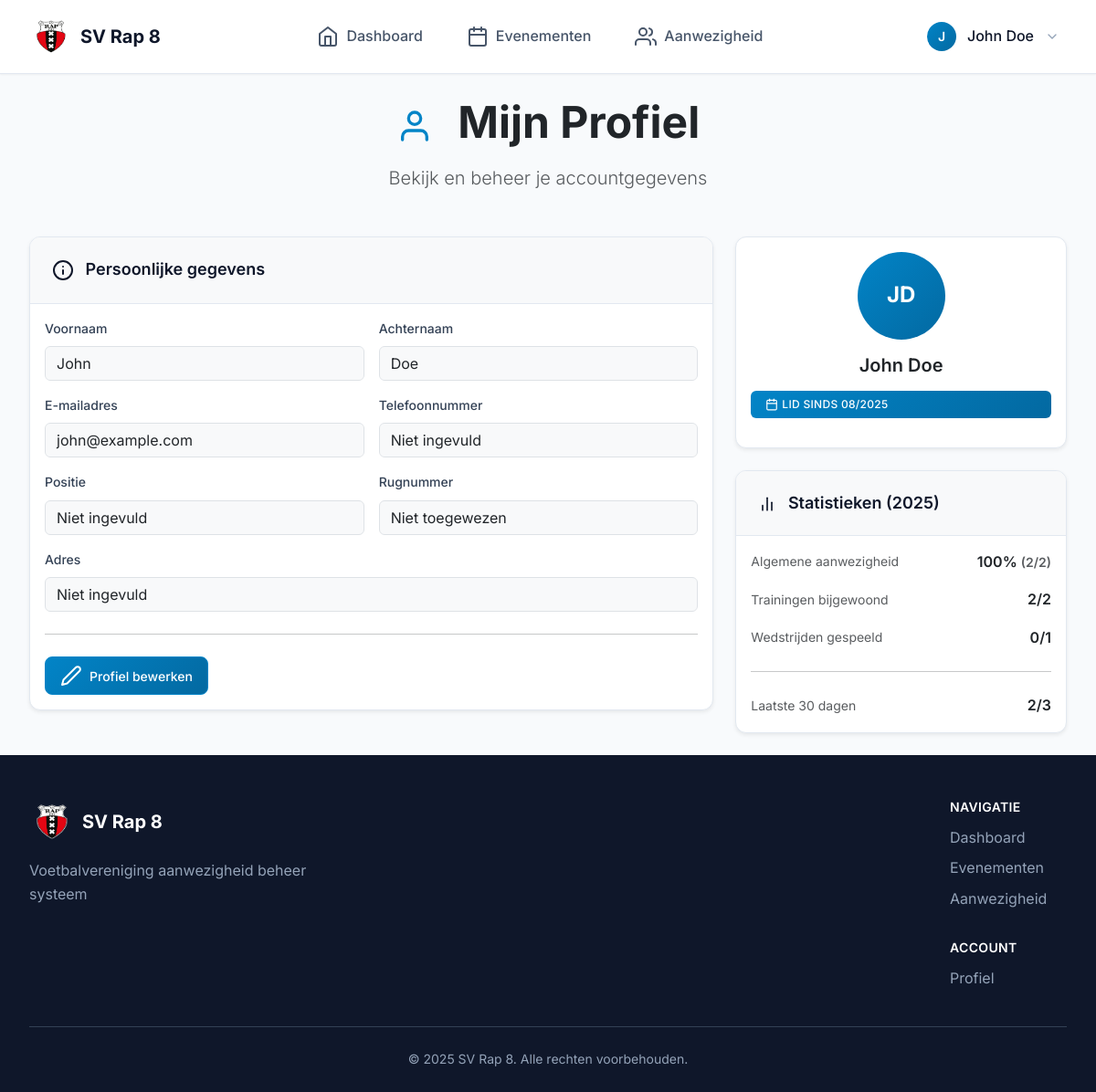
The page /users/profile/ (signed in) on the database its author committed.
### users/models.py (models this page shows, shortened)
class Player(AbstractUser):
    geboortedatum = models.DateField(
        null=True, blank=True, verbose_name="Geboortedatum"
    )
    telefoonnummer = models.CharField(
        max_length=20, blank=True, verbose_name="Telefoonnummer"
    )
    positie = models.CharField(max_length=50, blank=True, verbose_name="Positie")
    rugnummer = models.PositiveIntegerField(
        null=True, blank=True, verbose_name="Rugnummer"
    )
    straat = models.CharField(max_length=100, blank=True, verbose_name="Straat")
    huisnummer = models.CharField(max_length=10, blank=True, verbose_name="Huisnummer")
    toevoeging = models.CharField(max_length=10, blank=True, verbose_name="Toevoeging")
    postcode = models.CharField(max_length=10, blank=True, verbose_name="Postcode")
    plaats = models.CharField(max_length=50, blank=True, verbose_name="Plaats")
    adres = models.CharField(
        max_length=255, blank=True, verbose_name="Adres"
    )  # Keep for backward compatibility
    foto = models.ImageField(
        upload_to="profile_pics/",
        null=True,
        blank=True,
        verbose_name="Profielfoto",
    )
    @property
    def full_address(self):
        parts = []
        if self.postcode and self.plaats:
            parts.append(f"{self.postcode} {self.plaats}")
        elif self.plaats:
            parts.append(self.plaats)
        return ", ".join(parts) if parts else ""

### users/views.py (the view)
# urls.py: path("profile/", views.profile, name="profile"),
@login_required
def profile(request: HttpRequest):
    now = timezone.now()
    current_year = now.year
    if now.month >= 8:  # August or later
        season_start = timezone.make_aware(datetime(current_year, 8, 1))
        season_end = timezone.make_aware(datetime(current_year + 1, 7, 31, 23, 59, 59))
    else:  # Before August
        season_start = timezone.make_aware(datetime(current_year - 1, 8, 1))
        season_end = timezone.make_aware(datetime(current_year, 7, 31, 23, 59, 59))
    season_events = Event.objects.filter(date__gte=season_start, date__lte=season_end)
    user_attendance = Attendance.objects.filter(
        user=request.user, event__in=season_events
    )
    attended_events = user_attendance.filter(present=True).count()
    responded_events = user_attendance.count()
    if responded_events > 0:
        attendance_rate = round((attended_events / responded_events) * 100)
    else:
        attendance_rate = 0
    training_events = season_events.filter(event_type="training")
    training_attended = user_attendance.filter(
        event__event_type="training", present=True
    ).count()
    training_total = training_events.count()
    match_events = season_events.filter(event_type="wedstrijd")
    match_attended = user_attendance.filter(
        event__event_type="wedstrijd", present=True
    ).count()
    match_total = match_events.count()
    thirty_days_ago = now - timedelta(days=30)
    recent_events = season_events.filter(date__gte=thirty_days_ago)
    recent_attendance = user_attendance.filter(event__in=recent_events)
    recent_attended = recent_attendance.filter(present=True).count()
    recent_total = recent_events.count()
    context = {
        "user": request.user,
        "stats": {
            "season_start": season_start.year,
            "season_attendance_rate": attendance_rate,
            "season_present": attended_events,
            "season_total": responded_events,
            "training_present": training_attended,
            "training_total": training_total,
            "match_present": match_attended,
            "match_total": match_total,
            "recent_present": recent_attended,
            "recent_total": recent_total,
        },
    }
    return render(request, "users/profile.html", context)

### users/templates/users/profile.html (shortened to what this page needs)
{% extends 'base.html' %}
{% block content %}
<div class="text-center mb-5">
    <h1 class="display-5 fw-bold text-dark mb-3">
        <i data-feather="user" style="width: 2.5rem; height: 2.5rem; margin-right: 1rem; color: var(--primary-600);"></i>
        Mijn Profiel
    </h1>
    <p class="lead text-muted">
        Bekijk en beheer je accountgegevens
    </p>
</div>
<div class="row g-4">
    <div class="col-lg-8">
        <div class="card shadow-sm">
            <div class="card-header bg-light">
                <h2 class="card-title h5 mb-0">
                    <i data-feather="info" style="width: 1.5rem; height: 1.5rem; margin-right: 0.5rem;"></i>
                    Persoonlijke gegevens
                </h2>
            </div>
            <div class="card-body">
                <div class="row g-3">
                    <div class="col-md-6">
                        <label class="form-label fw-medium">Voornaam</label>
                        <div class="form-control bg-light">
                            {{ user.first_name|default:"Niet ingevuld" }}
                        </div>
                    </div>
                    <div class="col-md-6">
                        <label class="form-label fw-medium">Achternaam</label>
                        <div class="form-control bg-light">
                            {{ user.last_name|default:"Niet ingevuld" }}
                        </div>
                    </div>
                    <div class="col-md-6">
                        <label class="form-label fw-medium">E-mailadres</label>
                        <div class="form-control bg-light">
                            {{ user.email|default:"Niet ingevuld" }}
                        </div>
                    </div>
                    <div class="col-md-6">
                        <label class="form-label fw-medium">Telefoonnummer</label>
                        <div class="form-control bg-light">
                            {{ user.telefoonnummer|default:"Niet ingevuld" }}
                        </div>
                    </div>
                    <div class="col-md-6">
                        <label class="form-label fw-medium">Positie</label>
                        <div class="form-control bg-light">
                            {{ user.positie|default:"Niet ingevuld" }}
                        </div>
                    </div>
                    <div class="col-md-6">
                        <label class="form-label fw-medium">Rugnummer</label>
                        <div class="form-control bg-light">
                            {{ user.rugnummer|default:"Niet toegewezen" }}
                        </div>
                    </div>
                    <div class="col-12">
                        <label class="form-label fw-medium">Adres</label>
                        <div class="form-control bg-light">
                            {% if user.full_address %}
                                {{ user.full_address }}
                            {% elif user.adres %}
                                {{ user.adres }}
                            {% else %}
                                Niet ingevuld
                            {% endif %}
                        </div>
                    </div>
                </div>
                <hr class="my-4">
                <div class="d-flex gap-2 flex-wrap">
                    <a href="{% url 'users:edit_profile' %}" class="btn btn-primary">
                        <i data-feather="edit-2"></i>
                        Profiel bewerken
                    </a>
                </div>
            </div>
        </div>
    </div>
    <div class="col-lg-4">
        <div class="card shadow-sm mb-4">
            <div class="card-body text-center">
                <div class="mb-3">
                    {% if user.foto %}
                        <img src="{{ user.foto.url }}"
                             alt="{{ user.get_full_name }}"
                             class="rounded-circle border border-primary border-3"
                             style="width: 96px; height: 96px; object-fit: cover;">
                    {% else %}
                        <div class="rounded-circle text-white d-flex align-items-center justify-content-center fw-bold fs-4 mx-auto"
                             style="width: 96px; height: 96px; background: var(--gradient-primary);">
                            {{ user.first_name|first|upper|default:user.username|first|upper }}{{ user.last_name|first|upper }}
                        </div>
                    {% endif %}
                </div>
                <h3 class="h5 fw-semibold text-dark mb-3">
                    {{ user.get_full_name|default:user.username }}
                </h3>
                <div class="d-flex flex-column gap-2 mb-3">
                    <span class="badge" style="background: var(--gradient-primary); color: #fff; padding: .5rem 1rem">
                        <i data-feather="calendar" style="width: 0.875rem; height: 0.875rem;"></i>
                        Lid sinds {{ user.date_joined|date:"m/Y" }}
                    </span>
                </div>
            </div>
        </div>
        <div class="card shadow-sm">
            <div class="card-header bg-light">
                <h3 class="card-title h6 mb-0">
                    <i data-feather="bar-chart-2" style="width: 1.25rem; height: 1.25rem; margin-right: 0.5rem;"></i>
                    Statistieken ({{ stats.season_start }})
                </h3>
            </div>
            <div class="card-body">
                {% if stats.season_total > 0 %}
                <div class="d-flex flex-column gap-3">
                    <div class="d-flex justify-content-between align-items-center">
                        <span class="small text-muted">Algemene aanwezigheid</span>
                        <span class="fw-semibold">
                            {{ stats.season_attendance_rate }}%
                            <small class="text-muted">({{ stats.season_present }}/{{ stats.season_total }})</small>
                        </span>
                    </div>
                    {% if stats.training_total > 0 %}
                    <div class="d-flex justify-content-between align-items-center">
                        <span class="small text-muted">Trainingen bijgewoond</span>
                        <span class="fw-semibold">{{ stats.training_present }}/{{ stats.training_total }}</span>
                    </div>
                    {% endif %}
                    {% if stats.match_total > 0 %}
                    <div class="d-flex justify-content-between align-items-center">
                        <span class="small text-muted">Wedstrijden gespeeld</span>
                        <span class="fw-semibold">{{ stats.match_present }}/{{ stats.match_total }}</span>
                    </div>
                    {% endif %}
                    {% if stats.recent_total > 0 %}
                    <hr class="my-2">
                    <div class="d-flex justify-content-between align-items-center">
                        <span class="small text-muted">Laatste 30 dagen</span>
                        <span class="fw-semibold">{{ stats.recent_present }}/{{ stats.recent_total }}</span>
                    </div>
                    {% endif %}
                </div>
                {% endif %}
            </div>
        </div>
    </div>
</div>
{% endblock %}

### templates/base.html (shortened to what this page needs)
<!DOCTYPE html>
<html lang="nl">
  <head>
    {% load static %}
    <link href="https://cdn.jsdelivr.net/npm/bootstrap@5.3.0/dist/css/bootstrap.min.css" rel="stylesheet" />
    <link rel="stylesheet" href="https://cdnjs.cloudflare.com/ajax/libs/feather-icons/4.28.0/feather.min.css" />
    <link rel="stylesheet" href="{% static 'css/style.css' %}" />
  </head>
  <body class="d-flex flex-column min-vh-100">
    <nav class="navbar">
      <div class="nav-container">
        <div class="nav-brand">
          <a href="/" class="nav-logo">
            <img src="{% static 'media/sv-rap.png' %}" alt="SV Rap Logo" class="logo-image" />
            <span class="brand-text">SV Rap 8</span>
          </a>
        </div>
        {% if user.is_authenticated %}
          <div class="nav-menu">
            <a href="/" class="nav-link">
              <i data-feather="home"></i>
              <span>Dashboard</span>
            </a>
            <a href="{% url 'events:list' %}" class="nav-link">
              <i data-feather="calendar"></i>
              <span>Evenementen</span>
            </a>
            <a href="{% url 'attendance:dashboard' %}" class="nav-link">
              <i data-feather="users"></i>
              <span>Aanwezigheid</span>
            </a>
          </div>
          <div class="nav-user">
            <div class="user-menu">
              <button class="user-button" onclick="toggleUserMenu()" aria-label="Gebruikersmenu">
                <div class="user-avatar{% if not user.foto %} default{% endif %}">
                  {% if user.foto %}
                    <img src="{{ user.foto.url }}" alt="{{ user.get_full_name }}" />
                  {% else %}
                    <div class="avatar-fallback">
                      {% if user.firstname %}
                      {{ user.first_name|first|upper }}{{ user.last_name|first|upper }}
                      {% else %}
                      {{ user.username|first|upper }}
                      {% endif %}
                    </div>
                  {% endif %}
                </div>
                <span class="user-name">{{ user.get_full_name|default:user.username }}</span>
                <i data-feather="chevron-down" class="user-chevron"></i>
              </button>
            </div>
          </div>
        {% else %}
          <div class="nav-auth">
            <a href="{% url 'users:login' %}" class="btn btn-ghost">Inloggen</a>
            <a href="{% url 'users:register' %}" class="btn btn-primary">Registreren</a>
          </div>
        {% endif %}
      </div>
    </nav>
    <main class="flex-grow-1 py-4">
      <div class="container">
        {% block content %}
        {% endblock %}
      </div>
    </main>
    <footer class="footer">
      <div class="container">
        <div class="footer-content">
          <div class="footer-brand">
            <div class="footer-logo">
              <img src="{% static 'media/sv-rap.png' %}" alt="SV Rap Logo" width="50" height="50" class="logo-image" />
              <span>SV Rap 8</span>
            </div>
            <p class="footer-description">Voetbalvereniging aanwezigheid beheer systeem</p>
          </div>
          <div class="footer-links">
            <div class="footer-section">
              <h4>Navigatie</h4>
              <a href="/">Dashboard</a>
              <a href="{% url 'events:list' %}">Evenementen</a>
              <a href="{% url 'attendance:dashboard' %}">Aanwezigheid</a>
            </div>
            <div class="footer-section">
              <h4>Account</h4>
              <a href="{% url 'users:profile' %}">Profiel</a>
            </div>
          </div>
        </div>
        <div class="footer-bottom">
          <p>&copy; 2025 SV Rap 8. Alle rechten voorbehouden.</p>
        </div>
      </div>
    </footer>
  </body>
</html>

### rows shown on the page
Player: username|first "J", get_full_name "John Doe", first_name "John", last_name "Doe", email "john@example.com", telefoonnummer "Niet ingevuld", positie "Niet ingevuld", rugnummer "Niet toegewezen", first_name|first "J", last_name|first "D", date_joined "08/2025"

### other values the page prints
{{ stats.season_start }} "2025"
{{ stats.season_attendance_rate }} "100"
{{ stats.season_present }} "2"
{{ stats.season_total }} "2"
{{ stats.training_present }} "2"
{{ stats.training_total }} "2"
{{ stats.match_present }} "0"
{{ stats.match_total }} "1"
{{ stats.recent_present }} "2"
{{ stats.recent_total }} "3"
